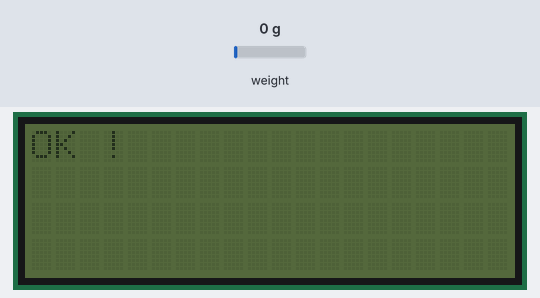
This sketch was run on a simulated Arduino Uno, built with avr-gcc and run on an emulated ATmega328P. Parts: 20×4 character LCD. Inputs (shaded band) come from the test bench; at power-on: weight on the scale 0 g. What the sketch prints to the serial monitor is not drawn.

Above: at 4.9 s.
At 6.5 s:
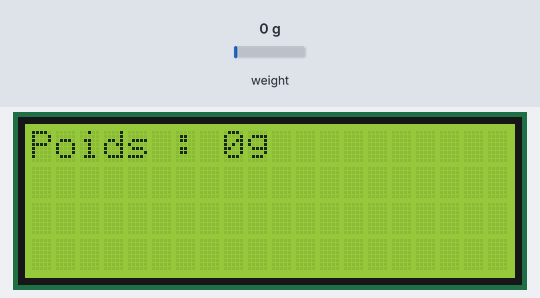
6.6 s: weight on the scale set to 100 g
At 8.0 s:
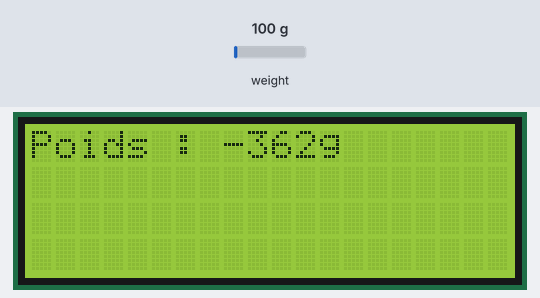
9.1 s: weight on the scale set to 1250 g
At 9.9 s:
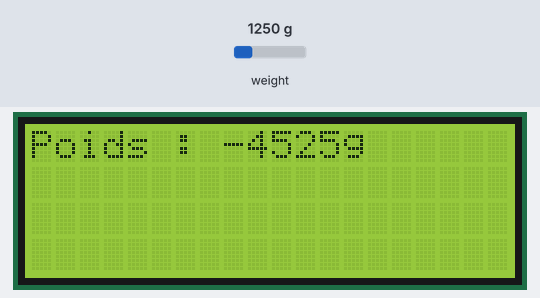
10.7 s: weight on the scale set to 100 g
At 13.1 s:
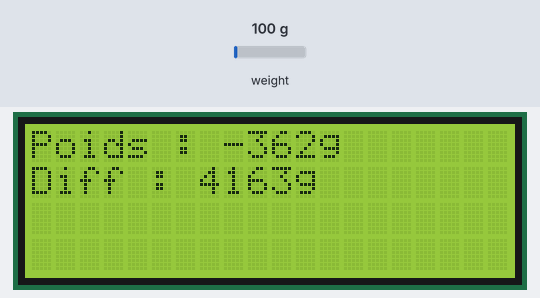
Timing chart, 0 to 14.6 s (numbered marks = the images above; inputs shaded):
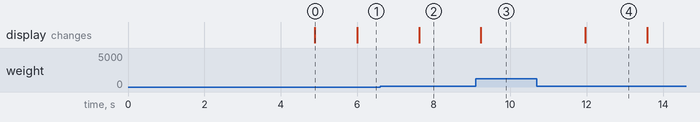

The sketch:

balance.ino
```cpp
#include "HX711.h"
#include <Wire.h>
#include <LiquidCrystal_I2C.h>
const int LOADCELL_DOUT_PIN = 2;
const int LOADCELL_SCK_PIN = 3;

HX711 scale(2,3);

float balance = 0;
float calibr = 0;

LiquidCrystal_I2C lcd(0x3F, 20, 4);

void setup() {
   Serial.begin(9600);
    lcd.init();
   lcd.setCursor(0, 0);
   lcd.print("Ne pas bouger");
   int diff = 200;
   calibr = scale.read();
   Serial.println(calibr);
   Serial.println(scale.read());
   Serial.println(scale.read());
   Serial.println(scale.read());
   Serial.println(scale.read());
   Serial.println(scale.read());
   Serial.println(scale.read());
   Serial.println(scale.read());
   delay(2000);
//   while (diff > 100 && diff < -100) {
//    diff = scale.read() - calibr;
//    calibr = scale.read();
//   }
     //balance = (scale.read() * -1 + calibr) / 110;
     delay(2000);

     lcd.clear();
     lcd.print("OK !");
}

void loop() {

  if (scale.is_ready()) {
    //long reading = scale.read();
    calcul();
  }
   lcd.backlight();
  delay(500);
}

void calcul(){
  delay(1000);
  int newBalance = getCurrentGrammes();
  //Serial.println(newBalance);
  if (newBalance - balance > 10) {

    delay(1000);
    newBalance = getCurrentGrammes();
    myPrint(newBalance, newBalance - balance);
    //Serial.println(scale.read());
    //Serial.println(scale.read() + calibr);
    //Serial.println(scale.read() - calibr);
    balance = newBalance;
  } else {
    balance = newBalance;
    myPrintOne(balance);
  }
}

void myPrint(int balance, int diff){
  lcd.clear();
  lcd.setCursor(0, 0);
  lcd.print("Poids : ");
  lcd.print(balance);
  lcd.print("g");
  lcd.setCursor(0,1);
  lcd.print("Diff : ");
  lcd.print(diff);
  lcd.print("g");
}

void myPrintOne(int balance){
  lcd.clear();
  lcd.setCursor(0, 0);
  lcd.print("Poids : ");
  lcd.print(balance);
  lcd.print("g");
}

int getCurrentGrammes() {
  Serial.println(calibr);
  return (((scale.read() - calibr) / 116) * -1);
  // / 115
}
```

Measured:
- after the input at 6.6 s, the display: changes after 1.0 s (image 2)
- after the input at 9.1 s, the display: changes after 0.14 s (image 3)
- after the input at 10.7 s, the display: changes after 1.3 s (image 4)
- what the display in image 0 shows lasts 1.1 s, from 4.9 s to 6.0 s
